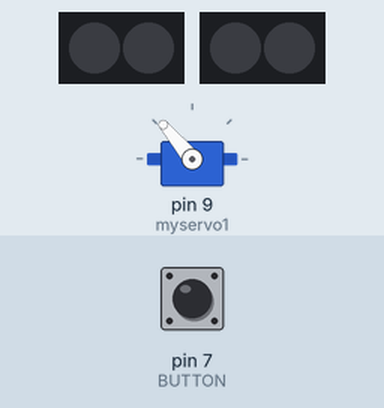
This sketch was run on a simulated Arduino Uno, built with avr-gcc and run on an emulated ATmega328P. Shown: servo, 2 × 2 RGB LEDs in strip order, left to right. The test bench sets the inputs (shaded band); at power-on: pin 7 (BUTTON) LOW. What the sketch prints to the serial monitor is not drawn.

Above: at 1.2 s.
1.3 s: pin 7 (BUTTON) pulled HIGH for 0.15 s
At 2.0 s:
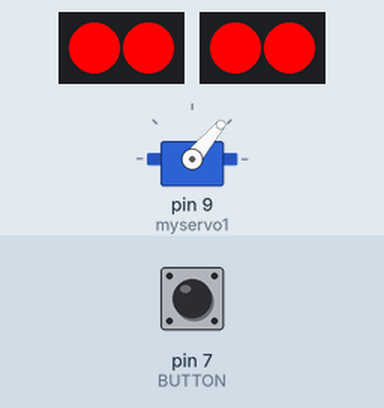
2.9 s: pin 7 (BUTTON) pulled HIGH for 1 s
At 3.2 s:
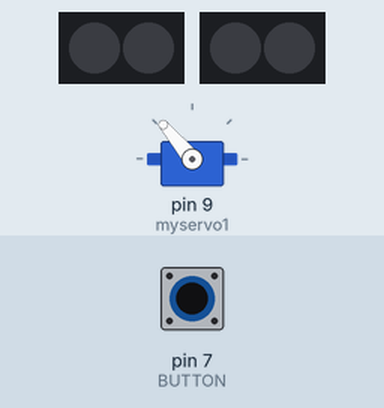
5.4 s: pin 7 (BUTTON) pulled HIGH for 3.2 s
At 6.4 s:
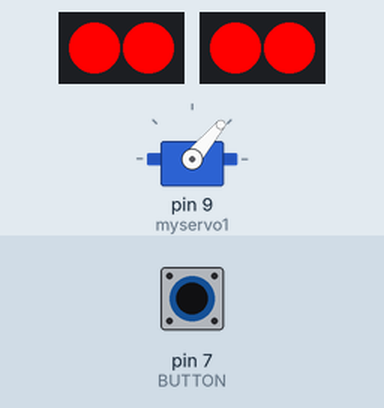
Timing chart, 0 to 8.4 s (numbered marks = the images above; inputs shaded):
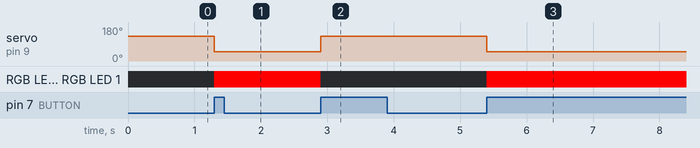

Measured:
- after the input at 1.3 s, servo on pin 9 (myservo1): 130° → 50° at once; RGB LED 0, RGB LED 1, RGB LED 0, RGB LED 1: off → RGB(255, 0, 0) at once
- after the input at 2.9 s, servo on pin 9 (myservo1): 50° → 130° at once; RGB LED 0, RGB LED 1, RGB LED 0, RGB LED 1: RGB(255, 0, 0) → off at once
- after the input at 5.4 s, servo on pin 9 (myservo1): 130° → 50° at once; RGB LED 0, RGB LED 1, RGB LED 0, RGB LED 1: off → RGB(255, 0, 0) at once

The sketch:

Sweep.ino
```cpp
#define BUTTON 7 // input pin where the button is connected
#include <Adafruit_NeoPixel.h>
#include <Servo.h>
#define NUMPIXELS 2
#define PIN1 3
#define PIN2 2
Adafruit_NeoPixel pixels1(NUMPIXELS, PIN1, NEO_GRB + NEO_KHZ800);
Adafruit_NeoPixel pixels2(NUMPIXELS, PIN2, NEO_GRB + NEO_KHZ800);

int val = 0; // it is used to store the state of the input pin
int old_val = 0; // it is used to maintain state in the previous step of the input pin
int state = 0; // stores the motor status: 0 for off, 1 for on

Servo myservo1; // create servo object to control a servo
Servo myservo2;

void setup() {
  Serial.begin(9600);
  myservo1.attach(9); // attaches the servo on pin 9 to the servo object
  myservo1.write(0);
  pinMode(BUTTON, INPUT); // sets the pin input
  pixels1.begin();
  pixels2.begin();
}

void loop() {
  val = digitalRead(BUTTON); // reads the input value and saves into val

  // checks if something happened
  if ((val == HIGH) && (old_val == LOW)){
    state = 1 - state;
  }

  old_val = val; // ricordiamo il valore precedente di val

  if (state == 1) {
    Serial.print('1');
    myservo1.write(50);
    pixels1.setPixelColor(0, 255, 0, 0);
    pixels1.show();
    pixels1.setPixelColor(1, 255, 0, 0);
    pixels1.show();
    pixels2.setPixelColor(0, 255, 0, 0);
    pixels2.show();
    pixels2.setPixelColor(1, 255, 0, 0);
    pixels2.show(); // starts the motor. 225 is the speed value. You can modify it from 155 to 255
  }
  else {
    Serial.print('0');
    pixels1.clear();
    pixels1.show();
    pixels2.clear();
    pixels2.show();
    myservo1.write(130);

  }
}
```
